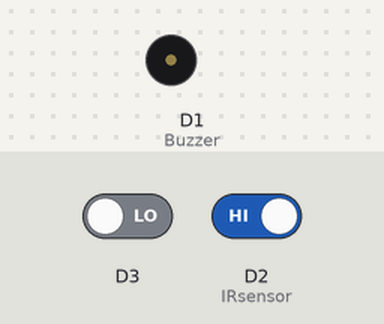
The sketch below on a simulated ESP8266 (NodeMCU). Shown: buzzer (waves = sounding, pin HIGH). Inputs (shaded band) come from the test bench; at power-on: D3 LOW, D2 (IRsensor) HIGH. WiFi joins after 1.5 s; servers stay silent unless stated.

Above: at 3.0 s.
3.1 s: D3 driven HIGH
At 4.3 s:
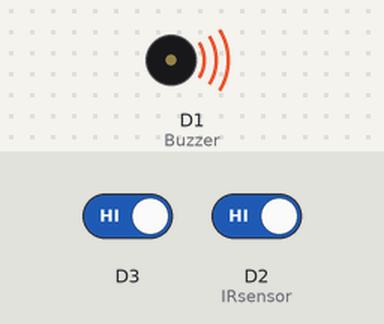
5.3 s: D3 driven LOW
At 7.0 s:
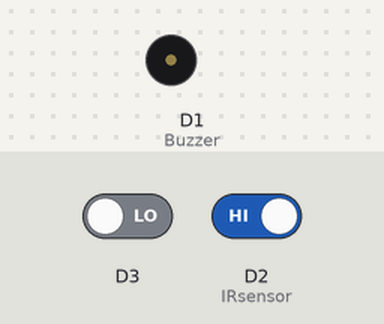
7.3 s: D2 (IRsensor) driven LOW
At 8.5 s:
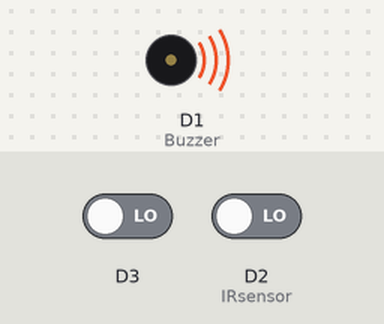
Timing chart, 0 to 10.3 s (numbered marks = the images above; inputs shaded):
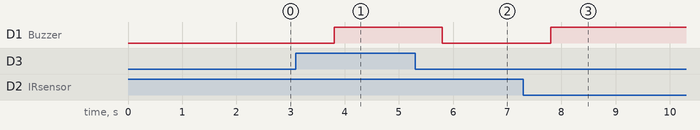

Measured:
- after the input at 3.1 s, D1 (Buzzer): LOW → HIGH after 0.70 s
- after the input at 5.3 s, D1 (Buzzer): HIGH → LOW after 0.50 s
- after the input at 7.3 s, D1 (Buzzer): LOW → HIGH after 0.50 s

The sketch:

Smart_Doorbell.ino
```cpp
/* Nodemcu ESP8266 & Blynk */
#include <ESP8266WiFi.h>
#include <BlynkSimpleEsp8266.h>
#include <SimpleTimer.h>

#define BLYNK_PRINT Serial    // Comment this out to disable prints and save space

char auth[] = "";

/* WiFi credentials */

char ssid[] = "";
char pass[] = "";
SimpleTimer timer;
/*BlynkTimer timer;*/
int IRsensor = D2; // IR Sensor Connected
int Buzzer = D1;

void setup()
{
  Serial.begin(115200);
  Blynk.begin(auth, ssid, pass);
  pinMode(IRsensor, INPUT_PULLUP);
  pinMode(D3, INPUT);
  pinMode(Buzzer, OUTPUT);

  timer.setInterval(1000L, Sensor);
  timer.setInterval(1000L, FromApp);
}

void loop()
{
  timer.run(); // Initiates SimpleTimer
  Blynk.run();
}

void Sensor()
{

while( digitalRead(IRsensor) == LOW)
{
  digitalWrite(Buzzer, HIGH);
  delay(2000); // Buzzer remains ON for 2 seconds.
  Blynk.begin(auth, ssid, pass); // this again connects the Blynk application.
}


}

void FromApp()
{

 if(digitalRead(D3) == HIGH) // D3 is gp0 on the blynk app
 {
digitalWrite(Buzzer, HIGH);
 }
 if(digitalRead(D3) == LOW)
 {
digitalWrite(Buzzer, LOW);
 }

}
```
